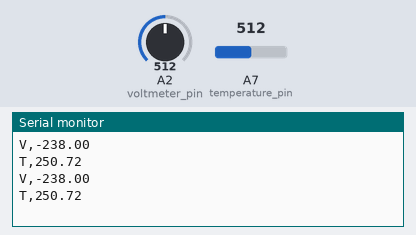
Recording of a sketch running on a simulated Arduino Nano, built with avr-gcc and run on an emulated ATmega328P. Shown: the last lines printed to the serial monitor. Inputs (shaded band) come from the test bench; at power-on: A2 (voltmeter_pin) = 512, A7 (temperature_pin) = 512.

Above: at 1.6 s.
1.7 s: A2 (voltmeter_pin) set to 716
At 3.0 s:
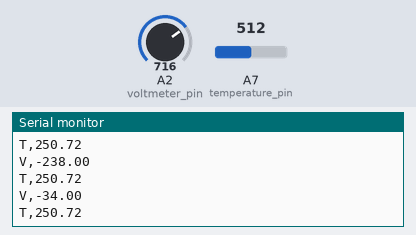
3.2 s: A7 (temperature_pin) set to 716
At 3.9 s:
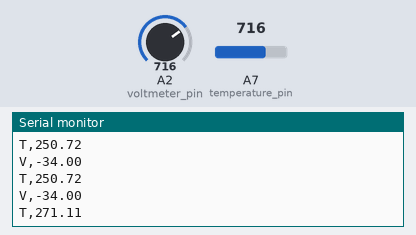
4.7 s: A2 (voltmeter_pin) set to 900
At 5.7 s:
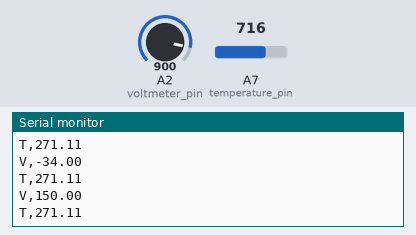
6.2 s: A7 (temperature_pin) set to 900
At 7.4 s:
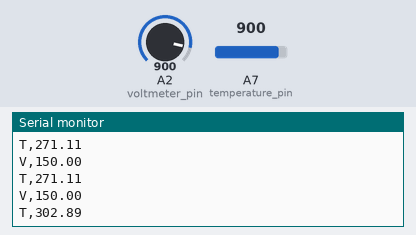
Timing chart, 0 to 8.7 s (numbered marks = the images above; inputs shaded):
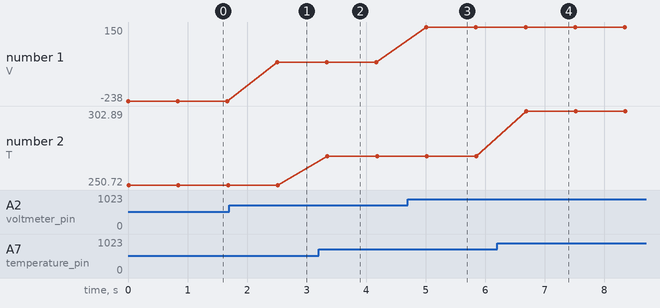

The sketch:

measurment.ino
```cpp
int voltmeter_pin = A2;
int temperature_pin = A7;
int offset = 750; //correction value, may be changed
float temp_offset = 47.425;

void setup()
{
    Serial.begin(9600);
}

void loop()
{
    float voltage = analogRead(voltmeter_pin);
    voltage -= offset;
    float temperature = analogRead(temperature_pin);
    float kelvin_reading = log(10000.0 * ((1024.0 / temperature - 1)));
    kelvin_reading = 1 / (
        0.001129148 + (
            0.000234125 + (0.0000000876741 * pow(kelvin_reading, 2))
            ) * kelvin_reading
        );
    kelvin_reading -= temp_offset;
    Serial.print("V,");
    Serial.println(voltage);
    Serial.print("T,");
    Serial.println(kelvin_reading);
    delay(833);
}
```

Measured:
- after the input at 1.7 s, the serial monitor: prints a new line after 0.80 s (image 1)
- after the input at 3.2 s, the serial monitor: prints a new line after 0.15 s (image 2)
- after the input at 4.7 s, the serial monitor: prints a new line after 0.31 s (image 3)
- after the input at 6.2 s, the serial monitor: prints a new line after 0.49 s (image 4)
- plotted number 1: -238 → -34 after the input at 1.7 s, -34 → 150 after the input at 4.7 s
- plotted number 2: 250.72 → 271.11 after the input at 3.2 s, 271.11 → 302.89 after the input at 6.2 s
